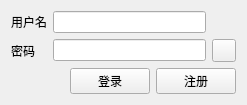
<?xml version="1.0" encoding="UTF-8"?>
<ui version="4.0">
 <class>LoginWinClass</class>
 <widget class="QMainWindow" name="LoginWinClass">
  <property name="geometry">
   <rect>
    <x>0</x>
    <y>0</y>
    <width>247</width>
    <height>100</height>
   </rect>
  </property>
  <property name="windowTitle">
   <string>登录界面</string>
  </property>
  <widget class="QWidget" name="centralWidget">
   <layout class="QVBoxLayout" name="verticalLayout">
    <item>
     <layout class="QGridLayout" name="gridLayout">
      <item row="0" column="0">
       <widget class="QLabel" name="label">
        <property name="text">
         <string>用户名</string>
        </property>
       </widget>
      </item>
      <item row="0" column="1">
       <widget class="QLineEdit" name="edit_user_name"/>
      </item>
      <item row="1" column="0">
       <widget class="QLabel" name="label_2">
        <property name="text">
         <string>密码</string>
        </property>
       </widget>
      </item>
      <item row="1" column="1">
       <widget class="QLineEdit" name="edit_password">
        <property name="echoMode">
         <enum>QLineEdit::Password</enum>
        </property>
       </widget>
      </item>
      <item row="1" column="2">
       <widget class="QToolButton" name="btn_view_pwd">
        <property name="text">
         <string/>
        </property>
        <property name="icon">
         <iconset resource="../resources/res.qrc">
          <normaloff>:/pictures/close_eyes.png</normaloff>:/pictures/close_eyes.png</iconset>
        </property>
       </widget>
      </item>
     </layout>
    </item>
    <item>
     <layout class="QHBoxLayout" name="horizontalLayout">
      <item>
       <spacer name="horizontalSpacer">
        <property name="orientation">
         <enum>Qt::Horizontal</enum>
        </property>
        <property name="sizeHint" stdset="0">
         <size>
          <width>40</width>
          <height>20</height>
         </size>
        </property>
       </spacer>
      </item>
      <item>
       <widget class="QPushButton" name="btn_signin">
        <property name="text">
         <string>登录</string>
        </property>
       </widget>
      </item>
      <item>
       <widget class="QPushButton" name="btn_login">
        <property name="text">
         <string>注册</string>
        </property>
       </widget>
      </item>
     </layout>
    </item>
   </layout>
  </widget>
 </widget>
 <layoutdefault spacing="6" margin="11"/>
 <resources>
  <include location="../resources/res.qrc"/>
 </resources>
 <connections/>
</ui>
